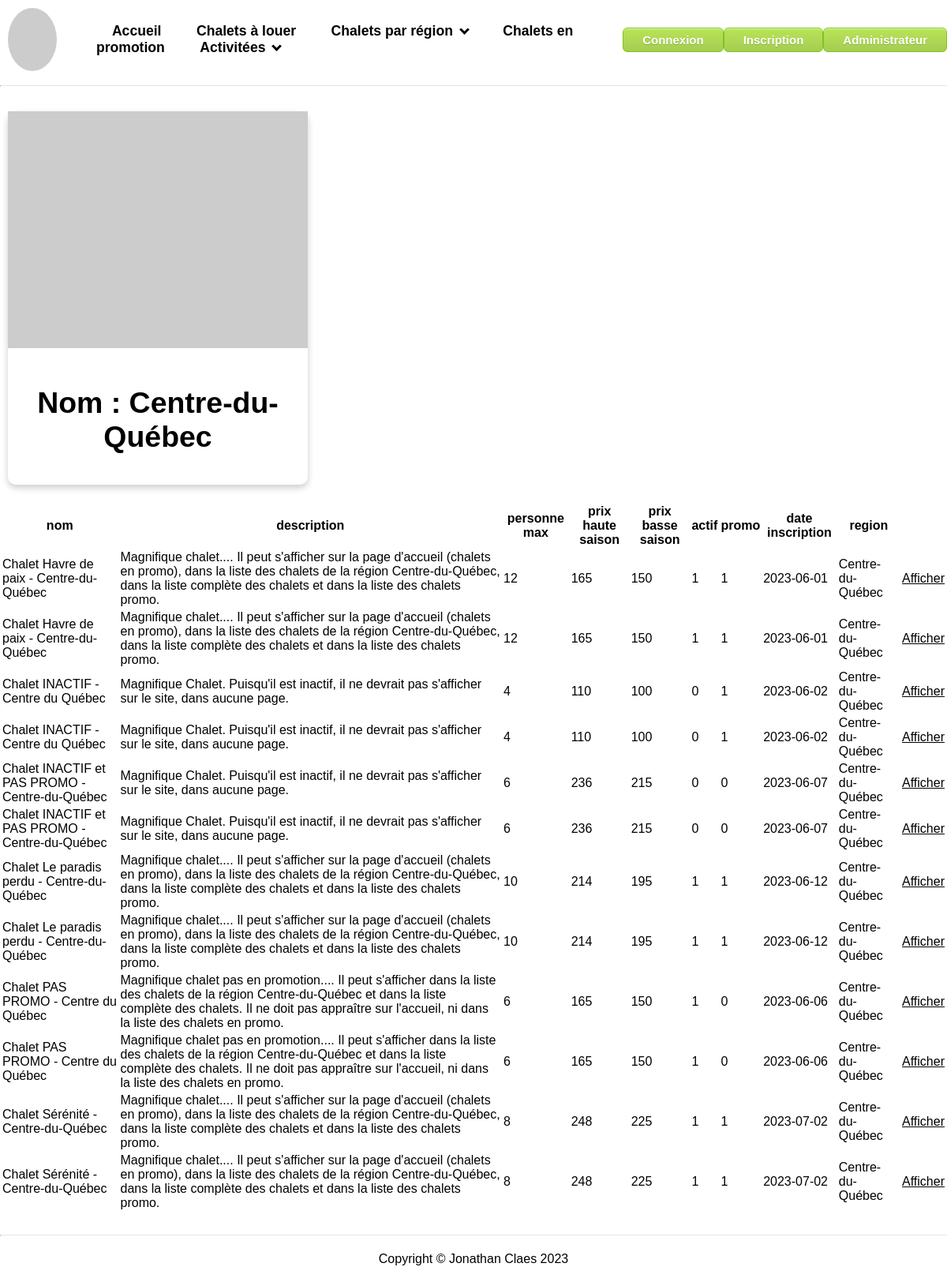
Page /liste_chalets_par_region.php?id=1 on the committed database.
### tables this page shows
CREATE TABLE `regions` (
  `id` int NOT NULL,
  `nom` varchar(50) NOT NULL
);

CREATE TABLE `chalets` (
  `id` int NOT NULL,
  `nom` varchar(50) NOT NULL,
  `description` text NOT NULL,
  `personnes_max` int NOT NULL,
  `prix_haute_saison` int NOT NULL,
  `prix_basse_saison` int NOT NULL,
  `actif` tinyint(1) NOT NULL,
  `promo` tinyint(1) NOT NULL,
  `date_inscription` date NOT NULL,
  `fk_region` int NOT NULL,
  `id_picsum` int NOT NULL
);

### modeles/region.php (called while the page is built, shortened)
<?php
class modele_region {
    public function __construct($id, $nom) {
        $this->nom = $nom;
    }
    static function connecter() {
        $mysqli = new mysqli(Dd::$host, Dd::$username, Dd::$password, Dd::$database);
        return $mysqli;
    }
    public static function ObtenirUn($id) {
        $mysqli = self::connecter();
        if ($requete = $mysqli->prepare("SELECT * FROM regions WHERE id=?")) {
            $requete->bind_param("i", $id);
            $requete->execute();
            $result = $requete->get_result();
            if($enregistrement = $result->fetch_assoc()) {
                $region = new modele_region($enregistrement['id'], $enregistrement['nom']);
            } else {
                return null;
            }
        } else {
            echo "Une erreur a été détectée dans la requête utilisée : ";
            echo $mysqli->error;
            return null;
        }
        return $region;
    }
}
?>

### controlleurs/ControlleurBaseChalet.php (called while the page is built, shortened)
<?php
require_once './modeles/chalets.php';
class ControlleurBaseChalet {
    function afficherTableauRegion() {
        $chalets = modele_chalet::ObtenirTousRegion();
        require './vues/chalets/tableau-region.php';
    }
}
?>

### modeles/chalets.php (called while the page is built, shortened)
<?php
class modele_chalet {
    public function __construct($id, $nom, $description, $personnes_max, $prix_haute_saison, $prix_basse_saison, $actif, $promo, $date_inscription, $fk_region) {
        $this->id = $id;
        $this->nom = $nom;
        $this->description = $description;
        $this->personnes_max = $personnes_max;
        $this->prix_haute_saison = $prix_haute_saison;
        $this->prix_basse_saison = $prix_basse_saison;
        $this->actif = $actif;
        $this->promo = $promo;
        $this->date_inscription = $date_inscription;
        $this->nom_region = $this->getNomRegion($fk_region);
    }
    private function getNomRegion($fk_region) {
       $mysqli = self::connecter();
        if ($requete = $mysqli->prepare("SELECT nom FROM regions WHERE id = ?")) {
            $requete->bind_param("i", $fk_region);
            $requete->execute();
        $result = $requete->get_result();
        if ($enregistrement = $result->fetch_assoc()) {
             return $enregistrement['nom'];
            }
                }
        return '';
            }
    static function connecter() {
        $mysqli = new mysqli(Dd::$host, Dd::$username, Dd::$password, Dd::$database);
        return $mysqli;
    }
    public static function ObtenirTousRegion() {
        $liste = [];
        $mysqli = self::connecter();
        $id_region = $_GET['id'];
        $resultatRequete = $mysqli->query("SELECT id, nom, description, personnes_max, prix_haute_saison, prix_basse_saison, actif, promo, date_inscription, fk_region FROM chalets WHERE fk_region = $id_region ORDER BY nom");
        foreach ($resultatRequete as $enregistrement) {
            $liste[] =  $liste[] = new modele_chalet($enregistrement['id'], $enregistrement['nom'], $enregistrement['description'],$enregistrement['personnes_max'], $enregistrement['prix_haute_saison'], $enregistrement['prix_basse_saison'], $enregistrement['actif'], $enregistrement['promo'], $enregistrement['date_inscription'], $enregistrement['fk_region']);
        }
        return $liste;
    }
}
?>

### vues/chalets/tableau-region.php (the view)
<table>
<tr>
        <th>nom</th>
        <th>description</th>
        <th>personne max</th>
        <th>prix haute saison</th>
        <th>prix basse saison</th>
        <th>actif</th>
        <th>promo</th>
        <th>date inscription</th>
        <th>region</th>
    </tr>
    <?php
        foreach ($chalets as $chalet) {
    ?>
        <tr>
        <td><?= $chalet->nom ?></td>
            <td><?= $chalet->description?></td>
            <td><?= $chalet->personnes_max ?></td>
            <td><?= $chalet->prix_haute_saison ?></td>
            <td><?= $chalet->prix_basse_saison ?></td>
            <td><?= $chalet->actif ?></td>
            <td><?= $chalet->promo ?></td>
            <td><?= $chalet->date_inscription ?></td>
            <td><?= $chalet->nom_region ?></td>
            <td>
                <a href="fiche_chalet.php?id=<?= $chalet->id ?>">Afficher</a>
            </td>
        </tr>
    <?php
        }
    ?>
</table>

### include/header.php (shortened to what this page needs)
<?php
	require_once 'controlleurs/ControlleurBaseChalet.php';
?>
<?php
  require_once 'controlleurs/ControlleurRegion.php';
?>
<!DOCTYPE html>
<html lang="fr-CA">
<head>
  <link rel="stylesheet" href="css/styles.css">
</head>
<body class="light-mode">
  <header>
    <nav>
      <img src="https://picsum.photos/id/13/80" alt="logo">
      <ul>
        <li><a href="index.php">Accueil</a></li>
        <li><a href="liste_chalets.php">Chalets à louer</a></li>
        <li>
          <a href="liste_chalets_par_region.php">Chalets par région &nbsp;<i class="arrow down"></i></a>
        </li>
        <li><a href="liste_chalets_en_promotion.php">Chalets en promotion</a></li>
        <li>
          <a href="liste_activite_index.php">Activitées &nbsp;<i class="arrow down"></i></a>
        </li>
      </ul>
      <?php
      if(!isset($_SESSION["utilisateur"])) {
        ?>
      <? require 'vues/authentification/formulaire_authentification.php'; ?>
      <? require 'vues/authentification/formulaire_ajout.php'; ?>
      <?php
      } else {
        ?>
         <? require 'vues/authentification/formulaire_authentification.php'; ?>
      <?php
      }
      ?>
      <? require 'vues/authentification/formulaire_authentification_admin.php'; ?>
    </nav>
    <hr>
  </header>

### vues/authentification/formulaire_authentification.php (shortened to what this page needs)
<?php if(!isset($_SESSION["utilisateur"])) { ?>
    <button onclick="document.getElementById('dialog_login').showModal();">Connexion</button>
<?php } ?>

### vues/authentification/formulaire_ajout.php (shortened to what this page needs)
<button onclick="document.getElementById('dialog_ajout_membre').showModal();">Inscription</button>

### vues/authentification/formulaire_authentification_admin.php (shortened to what this page needs)
<?php if(!isset($_SESSION["administrateur"])) { ?>
    <button onclick="document.getElementById('dialog_login_admin').showModal();">Administrateur</button>
<?php } ?>

### liste_chalets_par_region.php
<?php include_once(__DIR__ . './include/header.php'); ?>
  <main>
    <h1> <?php
        $ControlleurRegion=new ControlleurRegion;
        $ControlleurRegion->afficherFiche();
        ?>
</h1>
    <?php
        $ControlleurBaseChalet=new ControlleurBaseChalet;
        $ControlleurBaseChalet->afficherTableauRegion();
        ?>
  </main>
<?php include_once(__DIR__ . './include/footer.php'); ?>

### controlleurs/ControlleurRegion.php (shortened to what this page needs)
<?php
require_once './modeles/region.php';
class ControlleurRegion {
    function afficherFiche() {
        if(isset($_GET["id"])) {
            $region = modele_region::ObtenirUn($_GET["id"]);
            if($region) {
                require './vues/region/fiche.php';
            } else {
                $erreur = "Aucune région trouvée";
                require './vues/erreur.php';
            }
        } else {
            $erreur = "L'identifiant (id) du chalet à afficher est manquant dans l'url";
            require './vues/erreur.php';
        }
    }
}
?>

### vues/region/fiche.php
<div class="card">
  <img src="https://picsum.photos/200" alt="une photo aléatoire">
  <div class="container">
    <h3><b>Nom  : <?= $region->nom ?></b></h3>
  </div>
</div>

### include/footer.php
  <footer>
    <hr>
    Copyright &copy; Jonathan Claes 2023
  </footer>
</body>
</html>

### css/styles.css (style rules this page uses)
html { margin:0; padding:0 }
body { margin: 100px 0 0 0; padding: 20px 0; font-family: Arial, sans-serif; align-items: center; justify-content: center; }
.light-mode, .light-mode a, .light-mode header { background-color: white; color: black; }
header img { width: 80px; height: 80px; border-radius: 50%; margin:10px }
header { position: fixed; top: 0; left: 0; right: 0; height: 120px; }
header nav { display: flex; align-items: center; }
header ul li { display: inline; }
header li { margin: 20px; position: relative; }
header li a { text-decoration: none; }
header nav a { font-weight: bold; font-size: 110%; }
.arrow { border: solid ; border-width: 0 3px 3px 0; display: inline-block; padding: 3px; margin-bottom:3px; }
.down { transform: rotate(45deg); -webkit-transform: rotate(45deg); }
main { margin:auto; max-width:1200px; }
main h1, main>p, footer { text-align:center; }
footer { padding-top:20px }
footer hr { margin-bottom: 20px; }
hr { border-top: 1px solid rgba(0, 0, 0, 0.1); border-bottom: 1px solid rgba(255, 255, 255, 0.3); }
.card { width:380px; border-radius: 10px; box-shadow: 0 4px 8px 0 rgba(0, 0, 0, 0.2); transition: 0.3s; margin:10px; }
.card img { width: 100%; height: 300px; object-fit: cover; }
.card .container { padding: 2px 16px; }
.card .container { margin-bottom: 10px; }
button { box-shadow: inset 0px 1px 0px 0px #d9fbbe; background: linear-gradient(to bottom, #b8e356 5%, #a5cc52 100%); background-color: #b8e356; border-radius: 6px; border: 1px solid #83c41a; display: inline-block; cursor: pointer; color: #ffffff; font-family: Arial; font-size: 15px; font-weight: bold; padding: 6px 24px; text-decoration: none; text-shadow: 0px 1px 0px #86ae47; }

### rows in the picture
regions: nom "Centre-du-Québec"
chalets: nom "Chalet Havre de paix - Centre-du-Québec", description "Magnifique chalet.... Il peut s'afficher sur la page d'accueil (chalets en promo), dans la liste des chalets de la région Centre-du-Québec, dans la liste complète des chalets et dans la liste des chalets promo.", personnes_max "12", prix_haute_saison "165", prix_basse_saison "150", actif "1", promo "1", date_inscription "2023-06-01", fk_region.nom "Centre-du-Québec"
chalets: nom "Chalet INACTIF - Centre du Québec", description "Magnifique Chalet. Puisqu'il est inactif, il ne devrait pas s'afficher sur le site, dans aucune page.", personnes_max "4", prix_haute_saison "110", prix_basse_saison "100", actif "0", promo "1", date_inscription "2023-06-02", fk_region.nom "Centre-du-Québec"
chalets: nom "Chalet INACTIF et PAS PROMO - Centre-du-Québec", description "Magnifique Chalet. Puisqu'il est inactif, il ne devrait pas s'afficher sur le site, dans aucune page.", personnes_max "6", prix_haute_saison "236", prix_basse_saison "215", actif "0", promo "0", date_inscription "2023-06-07", fk_region.nom "Centre-du-Québec"
chalets: nom "Chalet Le paradis perdu - Centre-du-Québec", description "Magnifique chalet.... Il peut s'afficher sur la page d'accueil (chalets en promo), dans la liste des chalets de la région Centre-du-Québec, dans la liste complète des chalets et dans la liste des chalets promo.", personnes_max "10", prix_haute_saison "214", prix_basse_saison "195", actif "1", promo "1", date_inscription "2023-06-12", fk_region.nom "Centre-du-Québec"
chalets: nom "Chalet PAS PROMO - Centre du Québec", description "Magnifique chalet pas en promotion.... Il peut s'afficher dans la liste des chalets de la région Centre-du-Québec et dans la liste complète des chalets. Il ne doit pas appraître sur l'accueil, ni dans la liste des chalets en promo.", personnes_max "6", prix_haute_saison "165", prix_basse_saison "150", actif "1", promo "0", date_inscription "2023-06-06", fk_region.nom "Centre-du-Québec"
chalets: nom "Chalet Sérénité - Centre-du-Québec", description "Magnifique chalet.... Il peut s'afficher sur la page d'accueil (chalets en promo), dans la liste des chalets de la région Centre-du-Québec, dans la liste complète des chalets et dans la liste des chalets promo.", personnes_max "8", prix_haute_saison "248", prix_basse_saison "225", actif "1", promo "1", date_inscription "2023-07-02", fk_region.nom "Centre-du-Québec"
